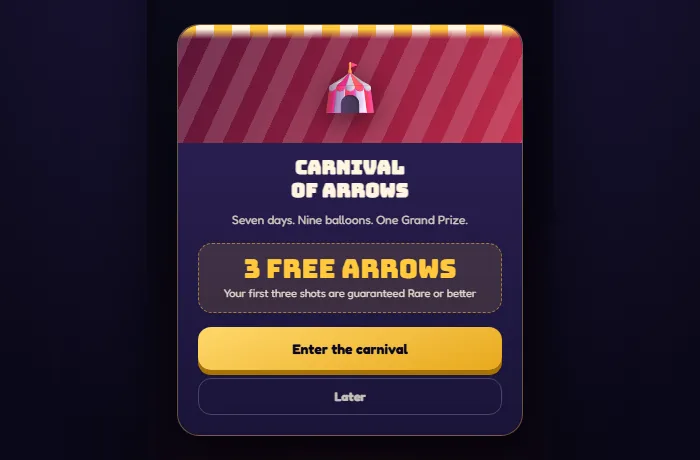
#> input picture img/analyses/archero/carnival-prototype.webp, 700 x 460 px
$ python -i build_assets.py   (imports and definitions only)
#> lines starting #> are read from the running program, lines starting #| are printed output that depends on the picture; after the words box and inside, x2 and y2 are one past the last pixel; in counts of white or black regions, pixels touching at a corner belong together
#> further down, picture is the input picture: PIL image 700x460 RGB; mean R, G, B 53.2, 34, 49.7
"""Build the web assets for the portfolio site.

Reads originals from the portfolio folder and writes web-size copies into site/.
Originals are never modified. Re-run any time: outputs are overwritten.

    python site/tools/build_assets.py
"""
import json, shutil, sys
from pathlib import Path
from PIL import Image, ImageDraw

ROOT = Path(__file__).resolve().parents[2]      # portfolio/
SITE = ROOT / 'site'
IMG = SITE / 'img'
KITS = ROOT / 'Games GDDs'

report = {}


# [18 lines left out: functions save, pair, not called in this run]


# ---- games: cover, banner, screenshots --------------------------------------
GAMES = {
    'terminus': (KITS / 'Terminus3D' / 'page-kit', False),
    'bombay':   (KITS / 'Bombay Calling' / 'bombay-calling-page-kit', False),
    'kancha':   (KITS / 'KanchaTodh' / 'page-kit', False),
    'beat':     (KITS / 'Beat Runner' / 'beat-runner-page-kit', False),
    'ratrace':  (KITS / 'RatRace' / 'page-kit', True),      # pixel art: nearest-neighbour only
}
shots = {}
# [8 lines not run here, left out]

# ---- hover previews: the shelf cards play these gameplay intros (portfolio/gifs/) ----
# The source GIFs run 11-21 s at 25 fps and weigh 18-73 MB each, far too heavy for a hover.
# Each becomes a small animated WebP: the first PREVIEW_SECONDS, every other frame (12.5 fps),
# scaled to fit the card. Skipped when the WebP is newer than its GIF, since this step is slow.
PREVIEWS = {'terminus': 'terminus.gif', 'bombay': 'bombay calling.gif', 'kancha': 'kancha todh.gif',
            'beat': 'beat runner.gif', 'ratrace': 'ratrace.gif'}
PREVIEW_SECONDS, PREVIEW_STEP, PREVIEW_BOX = 8, 2, (560, 444)   # box = the card's 630:500 shape


# [20 lines left out: function gif_preview, not called in this run]


# [6 lines not run here, left out]

# ---- Terminus 2D art, shown as concept art for Terminus 3D -------------------
ART = ROOT / 'Terminus' / 'art'
CONCEPT = [
    ('unit-01',    ART / 'mani char/unit-1/unit01.png'),
    ('sentinel',   ART / 'mani char/sentinel/0a4dd7cd-ea80-461f-8eb5-481012e0d040.png'),
    ('berserker',  ART / 'mani char/berserker/cdd68bd2-0fd6-4dcd-88f1-c1a425d31cc0.png'),  # the other file is a raw sheet on magenta
    ('sniper',     ART / 'mani char/sniper/ca988e2f-a95a-4af4-b816-9c78b1c29228.png'),
    ('breacher',   ART / 'mani char/breacher/df7140af-f599-4d24-8917-1adf5d17efe9.png'),
    ('operator',   ART / 'mani char/operator/9970fdc1-5213-42ee-a49b-218448ead41b.png'),
    ('apex-1',     ART / 'enemies/zone1/Apex_predator.png'),
    ('bastion-2',  ART / 'enemies/zone2/bastion-02.png'),
    ('nexus-3',    ART / 'enemies/zone3/Nexus-3_colony.png'),
    ('colossus-4', ART / 'enemies/zone4/COLOSSUS-4.png'),
    ('phantom-5',  ART / 'enemies/zone5/phantom(boss).png'),
    ('core',       ART / 'enemies/finalboss/d36cbea1-8ab7-4e8c-9201-9a1b0c69768a.png'),
    ('zone-2',     ART / 'zonees/zone2/banner.png'),
    ('zone-3',     ART / 'zonees/zone 3/banner.png'),
    ('zone-4',     ART / 'zonees/zone4/banner.png'),
    ('zone-5',     ART / 'zonees/zone5/banner.png'),
    ('zone-6',     ART / 'zonees/finalboss/banner.png'),
    ('ui-title',   ART / 'UI/titleMonitor.png'),
    ('ui-levelup', ART / 'UI/level up card.png'),
]
from PIL import ImageChops, ImageFilter


def key_magenta(im, bg=(8, 8, 8)):
    """The sheets were generated on flat magenta for cutting; swap that ground for near-black.
    A pixel counts as ground when red and blue both beat green by a wide margin and match each
    other, so purple armour (green well above zero) survives."""
#> called with bg = (8, 8, 8)
    im = im.convert('RGB')
    r, g, b = im.split()
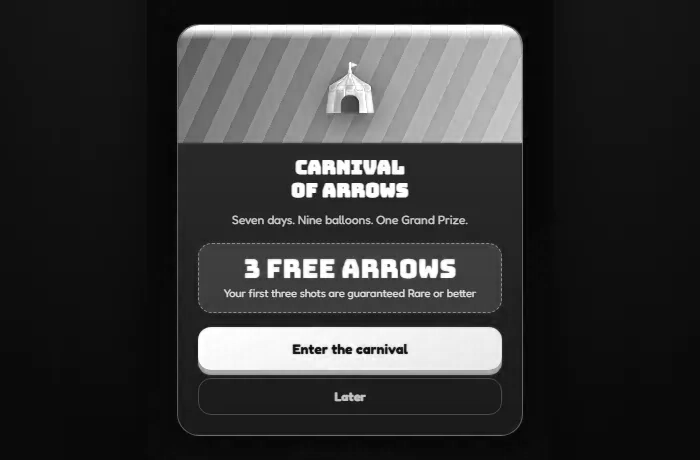
#> r: PIL image 700x460 L; min 0, max 255, mean 53.2
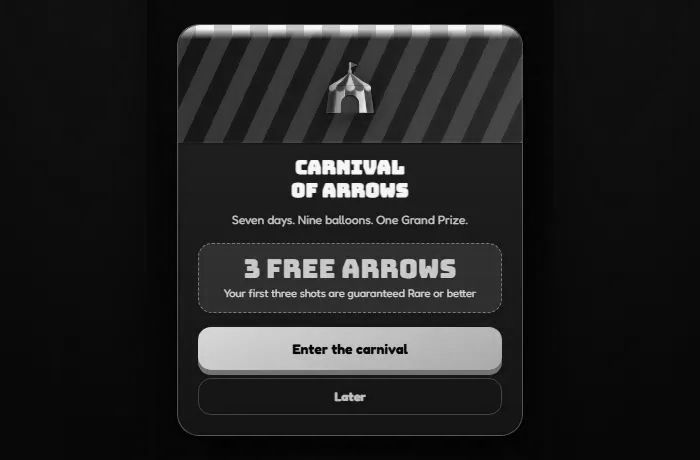
#> g: PIL image 700x460 L; min 0, max 255, mean 34
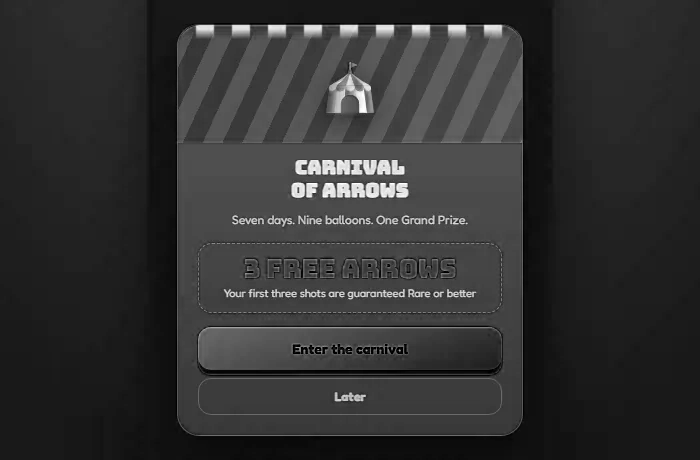
#> b: PIL image 700x460 L; min 0, max 255, mean 49.7
    lo = ImageChops.darker(r, b)                                  # min(r, b)
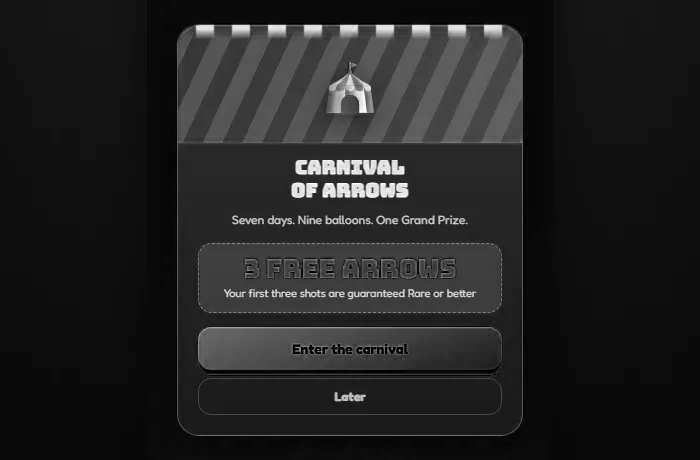
#> lo: PIL image 700x460 L; min 0, max 255, mean 34.8
    dom = ImageChops.subtract(lo, g).point(lambda v: 255 if v > 110 else 0)
#> dom: PIL image 700x460 L; every value is 0
    bal = ImageChops.difference(r, b).point(lambda v: 255 if v < 70 else 0)
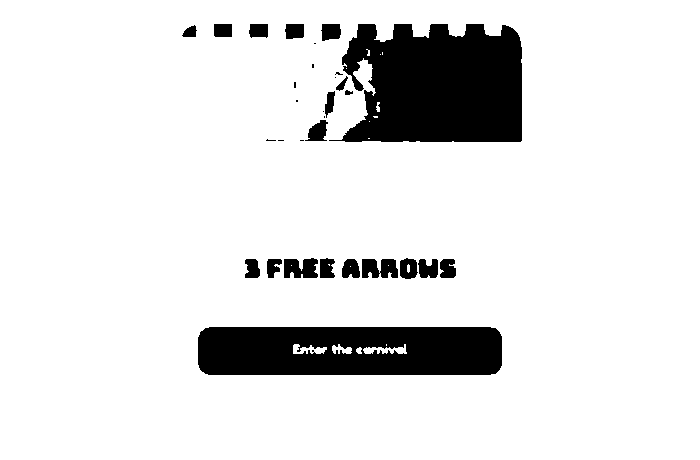
#> bal: PIL image 700x460 L; 88.5% white; 31 black regions (11 under 20 px), largest, box (x1, y1, x2, y2) and area: (329, 24, 522, 142) 18305, (198, 327, 502, 375) 13856, (362, 259, 398, 278) 562
    mask = ImageChops.multiply(dom, bal).filter(ImageFilter.MaxFilter(3))
    if not mask.getbbox():
        return im
    out = im.copy()
    out.paste(bg, mask=mask)
    return out


# [4 lines not run here, left out]

# ---- artwork (portfolio/artwork/, named by slug; order and titles live in js/data.js) ----
art = []
# [5 lines not run here, left out]

# ---- analysis images (from analysis/<game>/, e.g. analysis/destiny 2/raid bosses.avif) ----
ANALYSIS_DIRS = {'destiny 2': 'destiny', 'poe 2': 'poe', 'archero': 'archero'}
slug = lambda s: '-'.join(s.lower().replace("'", '').split())
# [9 lines not run here, left out]

# ---- Dobara teaser -------------------------------------------------------------
poster = ROOT / 'dobara' / 'art' / 'dobara art' / 'dobara_poster.webp'
# [5 lines not run here, left out]
# [1 line that did not run here, left out]
# [27 lines not run here, left out]
# [1 line that did not run here, left out]
# [1 line that did not run here, left out]
# [1 line that did not run here, left out]
# [7 lines not run here, left out]
# wide cat crop used as decoration on the character sheet (upper-centre of the logo)
# [1 line that did not run here, left out]
# [1 line not run here, left out]

# ---- copies: GDDs and the Archero prototypes ----------------------------------
# Each copy gets a fixed back button, since these pages have no way back to the portfolio of their own.
BACK = ('<a id="caw-back" href="{href}" style="position:fixed;right:16px;bottom:16px;z-index:2147483647;'
        'display:inline-flex;align-items:center;gap:8px;padding:12px 16px;background:#e2402a;color:#121010;'
        'font:700 13px/1 \'Space Mono\',ui-monospace,Consolas,monospace;text-transform:uppercase;letter-spacing:.06em;'
        'text-decoration:none;border:2px solid #121010;box-shadow:4px 4px 0 #f2e6d3">{label}</a>')


# [6 lines left out: function copy_with_back, not called in this run]


GDDS = {
    'terminus-3d.html':    (KITS / 'Terminus3D' / 'terminus-3d-gdd.html', 'terminus'),
    'bombay-calling.html': (KITS / 'Bombay Calling' / 'bombay-calling-gdd.html', 'bombay'),
    'kancha-todh.html':    (KITS / 'KanchaTodh' / 'kancha-todh-gdd.html', 'kancha'),
    'beat-runner.html':    (KITS / 'Beat Runner' / 'beat-runner-gdd.html', 'beat'),
    'rat-race.html':       (KITS / 'RatRace' / 'rat-race-gdd.html', 'ratrace'),
}
# [4 lines not run here, left out]

# Dobara isn't on the shelf yet, so its GDD goes back to the "Now building" card.
# The GDD is built separately by dobara/GDD/_build/build_gdd.py; run that first after changing it.
dob_gdd = ROOT / 'dobara' / 'GDD' / 'dobara-gdd.html'
# [3 lines not run here, left out]

DM2 = ROOT / 'NID sem 3' / 'design management 2'
# [6 lines not run here, left out]
total = sum((p.stat().st_size for p in SITE.rglob('*') if p.is_file() and '.git' not in p.parts), 0)   # .git is the repo's history, not the site
# [1 line not run here, left out]

>>> from PIL import Image
>>> picture = Image.open('../img/analyses/archero/carnival-prototype.webp')
>>> result = key_magenta(picture)
